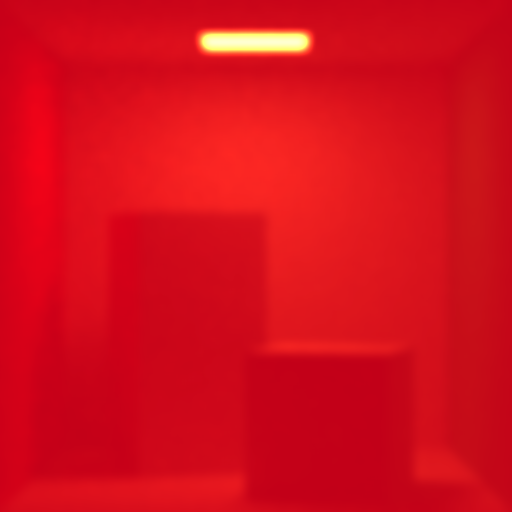
#> input picture diff.png, 512 x 512 px
$ python test_diff.py
#> lines starting #> are read from the running program, lines starting #| are printed output that depends on the picture
from PIL import Image
import sys

try:
    img = Image.open('diff.png').convert('L')
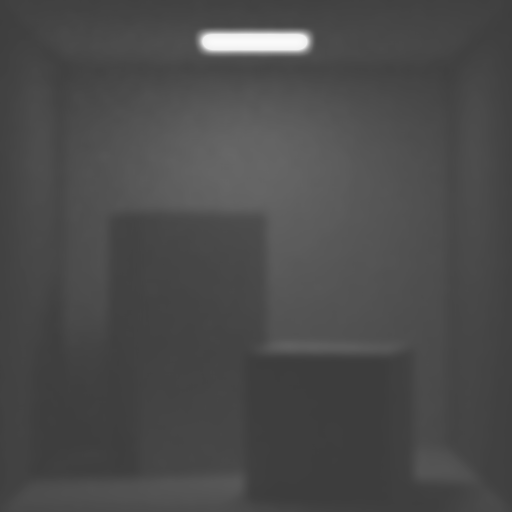
#> img: PIL image 512x512 L; min 61, max 250, mean 75.2
    img = img.resize((64, 32))
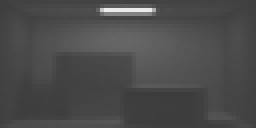
#> img: PIL image 64x32 L (shown 4 times larger); min 60, max 236, mean 75.2
    chars = " .:-=+*#%@"
    for y in range(32):
        for x in range(64):
            val = img.getpixel((x, y))
            sys.stdout.write(chars[val * 9 // 256])
        sys.stdout.write("\n")
except Exception as e:
    print(e)
